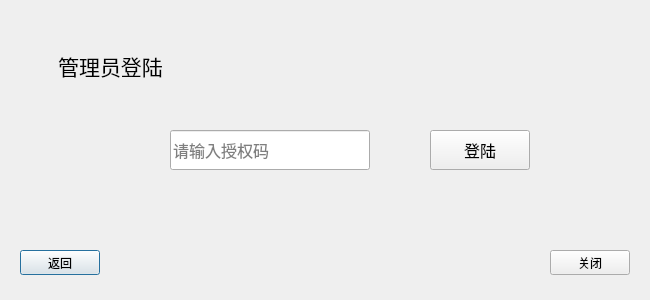
<?xml version="1.0" encoding="UTF-8"?>
<ui version="4.0">
 <class>AdminCheck</class>
 <widget class="QDialog" name="AdminCheck">
  <property name="geometry">
   <rect>
    <x>0</x>
    <y>0</y>
    <width>650</width>
    <height>300</height>
   </rect>
  </property>
  <property name="windowTitle">
   <string>管理员登陆</string>
  </property>
  <widget class="QLabel" name="label">
   <property name="geometry">
    <rect>
     <x>40</x>
     <y>30</y>
     <width>141</width>
     <height>71</height>
    </rect>
   </property>
   <property name="font">
    <font>
     <family>微软雅黑</family>
     <pointsize>16</pointsize>
    </font>
   </property>
   <property name="text">
    <string>管理员登陆</string>
   </property>
   <property name="alignment">
    <set>Qt::AlignCenter</set>
   </property>
  </widget>
  <widget class="QPushButton" name="back">
   <property name="geometry">
    <rect>
     <x>20</x>
     <y>250</y>
     <width>80</width>
     <height>25</height>
    </rect>
   </property>
   <property name="font">
    <font>
     <family>微软雅黑</family>
    </font>
   </property>
   <property name="text">
    <string>返回</string>
   </property>
  </widget>
  <widget class="QPushButton" name="close">
   <property name="geometry">
    <rect>
     <x>550</x>
     <y>250</y>
     <width>80</width>
     <height>25</height>
    </rect>
   </property>
   <property name="font">
    <font>
     <family>微软雅黑</family>
    </font>
   </property>
   <property name="text">
    <string>关闭</string>
   </property>
  </widget>
  <widget class="QPushButton" name="ok">
   <property name="geometry">
    <rect>
     <x>430</x>
     <y>130</y>
     <width>100</width>
     <height>40</height>
    </rect>
   </property>
   <property name="font">
    <font>
     <family>微软雅黑</family>
     <pointsize>12</pointsize>
    </font>
   </property>
   <property name="text">
    <string>登陆</string>
   </property>
  </widget>
  <widget class="QLineEdit" name="password">
   <property name="geometry">
    <rect>
     <x>170</x>
     <y>130</y>
     <width>200</width>
     <height>40</height>
    </rect>
   </property>
   <property name="font">
    <font>
     <family>Consolas</family>
     <pointsize>12</pointsize>
    </font>
   </property>
   <property name="placeholderText">
    <string>请输入授权码</string>
   </property>
  </widget>
 </widget>
 <resources/>
 <connections/>
</ui>
